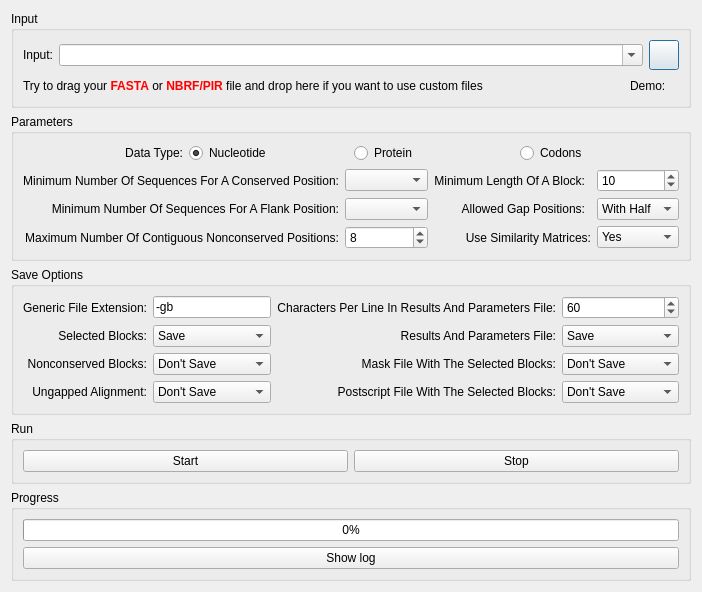
<?xml version="1.0" encoding="UTF-8"?>
<ui version="4.0">
 <class>Gblocks</class>
 <widget class="QDialog" name="Gblocks">
  <property name="geometry">
   <rect>
    <x>0</x>
    <y>0</y>
    <width>702</width>
    <height>546</height>
   </rect>
  </property>
  <property name="windowTitle">
   <string>Gblocks</string>
  </property>
  <layout class="QVBoxLayout" name="verticalLayout">
   <item>
    <widget class="QGroupBox" name="groupBox_4">
     <property name="title">
      <string>Input</string>
     </property>
     <layout class="QGridLayout" name="gridLayout_4">
      <item row="0" column="0">
       <widget class="QLabel" name="label_4">
        <property name="text">
         <string>Input:</string>
        </property>
       </widget>
      </item>
      <item row="0" column="1">
       <widget class="ListQCombobox" name="comboBox_4">
        <property name="sizePolicy">
         <sizepolicy hsizetype="Expanding" vsizetype="Fixed">
          <horstretch>0</horstretch>
          <verstretch>0</verstretch>
         </sizepolicy>
        </property>
        <property name="acceptDrops">
         <bool>true</bool>
        </property>
        <property name="editable">
         <bool>true</bool>
        </property>
        <property name="sizeAdjustPolicy">
         <enum>QComboBox::AdjustToMinimumContentsLength</enum>
        </property>
       </widget>
      </item>
      <item row="0" column="2">
       <widget class="QPushButton" name="pushButton_3">
        <property name="sizePolicy">
         <sizepolicy hsizetype="Fixed" vsizetype="Fixed">
          <horstretch>0</horstretch>
          <verstretch>0</verstretch>
         </sizepolicy>
        </property>
        <property name="minimumSize">
         <size>
          <width>30</width>
          <height>30</height>
         </size>
        </property>
        <property name="maximumSize">
         <size>
          <width>30</width>
          <height>30</height>
         </size>
        </property>
        <property name="styleSheet">
         <string notr="true"/>
        </property>
        <property name="text">
         <string/>
        </property>
       </widget>
      </item>
      <item row="1" column="0" colspan="3">
       <layout class="QHBoxLayout" name="horizontalLayout_2">
        <item>
         <widget class="QLabel" name="label_5">
          <property name="text">
           <string>&lt;html&gt;&lt;head/&gt;&lt;body&gt;&lt;p&gt;Try to drag your &lt;span style=&quot; font-weight:600; color:#ff0000;&quot;&gt;FASTA&lt;/span&gt; or &lt;span style=&quot; font-weight:600; color:#ff0000;&quot;&gt;NBRF/PIR&lt;/span&gt; file and drop here if you want to use custom files&lt;/p&gt;&lt;/body&gt;&lt;/html&gt;</string>
          </property>
         </widget>
        </item>
        <item>
         <spacer name="horizontalSpacer">
          <property name="orientation">
           <enum>Qt::Horizontal</enum>
          </property>
          <property name="sizeHint" stdset="0">
           <size>
            <width>40</width>
            <height>20</height>
           </size>
          </property>
         </spacer>
        </item>
        <item>
         <widget class="QLabel" name="label_8">
          <property name="text">
           <string>Demo:</string>
          </property>
         </widget>
        </item>
        <item>
         <widget class="ClickedLableGif" name="label_7">
          <property name="toolTip">
           <string>Brief example</string>
          </property>
          <property name="text">
           <string/>
          </property>
         </widget>
        </item>
       </layout>
      </item>
     </layout>
    </widget>
   </item>
   <item>
    <widget class="QGroupBox" name="groupBox">
     <property name="title">
      <string>Parameters</string>
     </property>
     <layout class="QGridLayout" name="gridLayout">
      <item row="1" column="0">
       <widget class="QLabel" name="label_11">
        <property name="text">
         <string>Minimum Number Of Sequences For A Conserved Position:</string>
        </property>
        <property name="alignment">
         <set>Qt::AlignRight|Qt::AlignTrailing|Qt::AlignVCenter</set>
        </property>
       </widget>
      </item>
      <item row="1" column="1">
       <widget class="QComboBox" name="comboBox_10">
        <property name="sizePolicy">
         <sizepolicy hsizetype="Expanding" vsizetype="Fixed">
          <horstretch>0</horstretch>
          <verstretch>0</verstretch>
         </sizepolicy>
        </property>
       </widget>
      </item>
      <item row="1" column="4">
       <widget class="QSpinBox" name="spinBox_3">
        <property name="minimum">
         <number>2</number>
        </property>
        <property name="maximum">
         <number>999</number>
        </property>
        <property name="value">
         <number>10</number>
        </property>
       </widget>
      </item>
      <item row="2" column="0">
       <widget class="QLabel" name="label_2">
        <property name="text">
         <string>Minimum Number Of Sequences For A Flank Position:</string>
        </property>
        <property name="alignment">
         <set>Qt::AlignRight|Qt::AlignTrailing|Qt::AlignVCenter</set>
        </property>
       </widget>
      </item>
      <item row="2" column="1">
       <widget class="QComboBox" name="comboBox_2">
        <property name="sizePolicy">
         <sizepolicy hsizetype="Expanding" vsizetype="Fixed">
          <horstretch>0</horstretch>
          <verstretch>0</verstretch>
         </sizepolicy>
        </property>
       </widget>
      </item>
      <item row="2" column="2">
       <widget class="QLabel" name="label_12">
        <property name="text">
         <string>Allowed Gap Positions:</string>
        </property>
        <property name="alignment">
         <set>Qt::AlignRight|Qt::AlignTrailing|Qt::AlignVCenter</set>
        </property>
       </widget>
      </item>
      <item row="3" column="0">
       <widget class="QLabel" name="label_3">
        <property name="text">
         <string>Maximum Number Of Contiguous Nonconserved Positions:</string>
        </property>
        <property name="alignment">
         <set>Qt::AlignRight|Qt::AlignTrailing|Qt::AlignVCenter</set>
        </property>
       </widget>
      </item>
      <item row="3" column="1">
       <widget class="QSpinBox" name="spinBox_2">
        <property name="maximum">
         <number>999</number>
        </property>
        <property name="value">
         <number>8</number>
        </property>
       </widget>
      </item>
      <item row="3" column="2" colspan="2">
       <widget class="QLabel" name="label_22">
        <property name="text">
         <string>Use Similarity Matrices:</string>
        </property>
        <property name="alignment">
         <set>Qt::AlignRight|Qt::AlignTrailing|Qt::AlignVCenter</set>
        </property>
       </widget>
      </item>
      <item row="3" column="4">
       <widget class="QComboBox" name="comboBox_13">
        <property name="sizePolicy">
         <sizepolicy hsizetype="Expanding" vsizetype="Fixed">
          <horstretch>0</horstretch>
          <verstretch>0</verstretch>
         </sizepolicy>
        </property>
        <item>
         <property name="text">
          <string>Yes</string>
         </property>
        </item>
        <item>
         <property name="text">
          <string>No</string>
         </property>
        </item>
       </widget>
      </item>
      <item row="0" column="0" colspan="5">
       <layout class="QHBoxLayout" name="horizontalLayout">
        <item>
         <widget class="QLabel" name="label_13">
          <property name="text">
           <string>Data Type:</string>
          </property>
          <property name="alignment">
           <set>Qt::AlignRight|Qt::AlignTrailing|Qt::AlignVCenter</set>
          </property>
         </widget>
        </item>
        <item>
         <widget class="QRadioButton" name="radioButton">
          <property name="text">
           <string>Nucleotide</string>
          </property>
          <property name="checked">
           <bool>true</bool>
          </property>
         </widget>
        </item>
        <item>
         <widget class="QRadioButton" name="radioButton_2">
          <property name="text">
           <string>Protein</string>
          </property>
         </widget>
        </item>
        <item>
         <widget class="QRadioButton" name="radioButton_3">
          <property name="text">
           <string>Codons</string>
          </property>
         </widget>
        </item>
       </layout>
      </item>
      <item row="2" column="4">
       <widget class="QComboBox" name="comboBox_5">
        <property name="sizePolicy">
         <sizepolicy hsizetype="Expanding" vsizetype="Fixed">
          <horstretch>0</horstretch>
          <verstretch>0</verstretch>
         </sizepolicy>
        </property>
        <item>
         <property name="text">
          <string>With Half</string>
         </property>
        </item>
        <item>
         <property name="text">
          <string>All</string>
         </property>
        </item>
        <item>
         <property name="text">
          <string>None</string>
         </property>
        </item>
       </widget>
      </item>
      <item row="1" column="2">
       <widget class="QLabel" name="label_6">
        <property name="text">
         <string>Minimum Length Of A Block:</string>
        </property>
        <property name="alignment">
         <set>Qt::AlignRight|Qt::AlignTrailing|Qt::AlignVCenter</set>
        </property>
       </widget>
      </item>
     </layout>
     <zorder>label_12</zorder>
     <zorder>comboBox_10</zorder>
     <zorder>comboBox_5</zorder>
     <zorder>label_3</zorder>
     <zorder>comboBox_2</zorder>
     <zorder>label_11</zorder>
     <zorder>label_2</zorder>
     <zorder>spinBox_2</zorder>
     <zorder>label_22</zorder>
     <zorder>comboBox_13</zorder>
     <zorder>spinBox_3</zorder>
     <zorder>label_6</zorder>
    </widget>
   </item>
   <item>
    <widget class="QGroupBox" name="groupBox_2">
     <property name="title">
      <string>Save Options</string>
     </property>
     <layout class="QGridLayout" name="gridLayout_2">
      <item row="0" column="0">
       <widget class="QLabel" name="label_18">
        <property name="text">
         <string>Generic File Extension:</string>
        </property>
        <property name="alignment">
         <set>Qt::AlignRight|Qt::AlignTrailing|Qt::AlignVCenter</set>
        </property>
       </widget>
      </item>
      <item row="0" column="1">
       <widget class="QLineEdit" name="lineEdit_3">
        <property name="text">
         <string>-gb</string>
        </property>
        <property name="readOnly">
         <bool>true</bool>
        </property>
       </widget>
      </item>
      <item row="0" column="2">
       <widget class="QLabel" name="label_19">
        <property name="text">
         <string>Characters Per Line In Results And Parameters File:</string>
        </property>
        <property name="alignment">
         <set>Qt::AlignRight|Qt::AlignTrailing|Qt::AlignVCenter</set>
        </property>
       </widget>
      </item>
      <item row="0" column="3">
       <widget class="QSpinBox" name="spinBox">
        <property name="sizePolicy">
         <sizepolicy hsizetype="Expanding" vsizetype="Fixed">
          <horstretch>0</horstretch>
          <verstretch>0</verstretch>
         </sizepolicy>
        </property>
        <property name="minimum">
         <number>50</number>
        </property>
        <property name="maximum">
         <number>500</number>
        </property>
        <property name="value">
         <number>60</number>
        </property>
       </widget>
      </item>
      <item row="1" column="0">
       <widget class="QLabel" name="label_14">
        <property name="text">
         <string>Selected Blocks:</string>
        </property>
        <property name="alignment">
         <set>Qt::AlignRight|Qt::AlignTrailing|Qt::AlignVCenter</set>
        </property>
       </widget>
      </item>
      <item row="1" column="1">
       <widget class="QComboBox" name="comboBox_6">
        <property name="sizePolicy">
         <sizepolicy hsizetype="Expanding" vsizetype="Fixed">
          <horstretch>0</horstretch>
          <verstretch>0</verstretch>
         </sizepolicy>
        </property>
        <item>
         <property name="text">
          <string>Save</string>
         </property>
        </item>
        <item>
         <property name="text">
          <string>Don't Save</string>
         </property>
        </item>
       </widget>
      </item>
      <item row="1" column="2">
       <widget class="QLabel" name="label_21">
        <property name="text">
         <string>Results And Parameters File:</string>
        </property>
        <property name="alignment">
         <set>Qt::AlignRight|Qt::AlignTrailing|Qt::AlignVCenter</set>
        </property>
       </widget>
      </item>
      <item row="1" column="3">
       <widget class="QComboBox" name="comboBox_12">
        <property name="sizePolicy">
         <sizepolicy hsizetype="Expanding" vsizetype="Fixed">
          <horstretch>0</horstretch>
          <verstretch>0</verstretch>
         </sizepolicy>
        </property>
        <item>
         <property name="text">
          <string>Save</string>
         </property>
        </item>
        <item>
         <property name="text">
          <string>Save Text</string>
         </property>
        </item>
        <item>
         <property name="text">
          <string>Save Short</string>
         </property>
        </item>
        <item>
         <property name="text">
          <string>Don't Save</string>
         </property>
        </item>
       </widget>
      </item>
      <item row="2" column="0">
       <widget class="QLabel" name="label_15">
        <property name="text">
         <string>Nonconserved Blocks:</string>
        </property>
        <property name="alignment">
         <set>Qt::AlignRight|Qt::AlignTrailing|Qt::AlignVCenter</set>
        </property>
       </widget>
      </item>
      <item row="2" column="1">
       <widget class="QComboBox" name="comboBox_7">
        <property name="sizePolicy">
         <sizepolicy hsizetype="Expanding" vsizetype="Fixed">
          <horstretch>0</horstretch>
          <verstretch>0</verstretch>
         </sizepolicy>
        </property>
        <item>
         <property name="text">
          <string>Don't Save</string>
         </property>
        </item>
        <item>
         <property name="text">
          <string>Save</string>
         </property>
        </item>
       </widget>
      </item>
      <item row="2" column="2">
       <widget class="QLabel" name="label_17">
        <property name="text">
         <string>Mask File With The Selected Blocks:</string>
        </property>
        <property name="alignment">
         <set>Qt::AlignRight|Qt::AlignTrailing|Qt::AlignVCenter</set>
        </property>
       </widget>
      </item>
      <item row="2" column="3">
       <widget class="QComboBox" name="comboBox_11">
        <property name="sizePolicy">
         <sizepolicy hsizetype="Expanding" vsizetype="Fixed">
          <horstretch>0</horstretch>
          <verstretch>0</verstretch>
         </sizepolicy>
        </property>
        <item>
         <property name="text">
          <string>Don't Save</string>
         </property>
        </item>
        <item>
         <property name="text">
          <string>Save</string>
         </property>
        </item>
       </widget>
      </item>
      <item row="3" column="0">
       <widget class="QLabel" name="label_16">
        <property name="text">
         <string>Ungapped Alignment:</string>
        </property>
        <property name="alignment">
         <set>Qt::AlignRight|Qt::AlignTrailing|Qt::AlignVCenter</set>
        </property>
       </widget>
      </item>
      <item row="3" column="1">
       <widget class="QComboBox" name="comboBox_8">
        <property name="sizePolicy">
         <sizepolicy hsizetype="Expanding" vsizetype="Fixed">
          <horstretch>0</horstretch>
          <verstretch>0</verstretch>
         </sizepolicy>
        </property>
        <item>
         <property name="text">
          <string>Don't Save</string>
         </property>
        </item>
        <item>
         <property name="text">
          <string>Save</string>
         </property>
        </item>
       </widget>
      </item>
      <item row="3" column="2">
       <widget class="QLabel" name="label_20">
        <property name="text">
         <string>Postscript File With The Selected Blocks:</string>
        </property>
        <property name="alignment">
         <set>Qt::AlignRight|Qt::AlignTrailing|Qt::AlignVCenter</set>
        </property>
       </widget>
      </item>
      <item row="3" column="3">
       <widget class="QComboBox" name="comboBox_9">
        <property name="sizePolicy">
         <sizepolicy hsizetype="Expanding" vsizetype="Fixed">
          <horstretch>0</horstretch>
          <verstretch>0</verstretch>
         </sizepolicy>
        </property>
        <item>
         <property name="text">
          <string>Don't Save</string>
         </property>
        </item>
        <item>
         <property name="text">
          <string>Save</string>
         </property>
        </item>
       </widget>
      </item>
     </layout>
    </widget>
   </item>
   <item>
    <widget class="QGroupBox" name="groupBox_3">
     <property name="title">
      <string>Run</string>
     </property>
     <layout class="QGridLayout" name="gridLayout_3" columnstretch="1,1">
      <item row="0" column="0">
       <widget class="ArrowPushButton" name="pushButton">
        <property name="text">
         <string>Start</string>
        </property>
        <property name="icon">
         <iconset resource="../myRes.qrc">
          <normaloff>:/picture/resourses/if_start_60207.png</normaloff>:/picture/resourses/if_start_60207.png</iconset>
        </property>
       </widget>
      </item>
      <item row="0" column="1">
       <widget class="QPushButton" name="pushButton_2">
        <property name="text">
         <string>Stop</string>
        </property>
        <property name="icon">
         <iconset resource="../myRes.qrc">
          <normaloff>:/picture/resourses/if_Delete_1493279.png</normaloff>:/picture/resourses/if_Delete_1493279.png</iconset>
        </property>
       </widget>
      </item>
     </layout>
    </widget>
   </item>
   <item>
    <widget class="QGroupBox" name="groupBox_6">
     <property name="title">
      <string>Progress</string>
     </property>
     <layout class="QGridLayout" name="gridLayout_7">
      <item row="0" column="0">
       <widget class="QProgressBar" name="progressBar">
        <property name="value">
         <number>0</number>
        </property>
       </widget>
      </item>
      <item row="1" column="0">
       <widget class="QPushButton" name="pushButton_9">
        <property name="text">
         <string>Show log</string>
        </property>
        <property name="icon">
         <iconset resource="../myRes.qrc">
          <normaloff>:/picture/resourses/Eye_Care_Services-512.png</normaloff>:/picture/resourses/Eye_Care_Services-512.png</iconset>
        </property>
       </widget>
      </item>
     </layout>
    </widget>
   </item>
  </layout>
 </widget>
 <customwidgets>
  <customwidget>
   <class>ListQCombobox</class>
   <extends>QComboBox</extends>
   <header>src.CustomWidget.h</header>
  </customwidget>
  <customwidget>
   <class>ArrowPushButton</class>
   <extends>QPushButton</extends>
   <header>src.CustomWidget.h</header>
  </customwidget>
  <customwidget>
   <class>ClickedLableGif</class>
   <extends>QLabel</extends>
   <header>src.CustomWidget.h</header>
  </customwidget>
 </customwidgets>
 <tabstops>
  <tabstop>radioButton</tabstop>
  <tabstop>pushButton_3</tabstop>
  <tabstop>spinBox_3</tabstop>
  <tabstop>comboBox_4</tabstop>
  <tabstop>comboBox_2</tabstop>
  <tabstop>comboBox_5</tabstop>
  <tabstop>comboBox_13</tabstop>
  <tabstop>comboBox_10</tabstop>
  <tabstop>pushButton</tabstop>
  <tabstop>pushButton_2</tabstop>
  <tabstop>pushButton_9</tabstop>
  <tabstop>spinBox_2</tabstop>
  <tabstop>radioButton_2</tabstop>
  <tabstop>radioButton_3</tabstop>
  <tabstop>lineEdit_3</tabstop>
  <tabstop>comboBox_6</tabstop>
  <tabstop>comboBox_7</tabstop>
  <tabstop>comboBox_8</tabstop>
  <tabstop>comboBox_11</tabstop>
  <tabstop>spinBox</tabstop>
  <tabstop>comboBox_12</tabstop>
  <tabstop>comboBox_9</tabstop>
 </tabstops>
 <resources>
  <include location="../myRes.qrc"/>
 </resources>
 <connections>
  <connection>
   <sender>radioButton_2</sender>
   <signal>toggled(bool)</signal>
   <receiver>comboBox_13</receiver>
   <slot>setEnabled(bool)</slot>
   <hints>
    <hint type="sourcelabel">
     <x>353</x>
     <y>139</y>
    </hint>
    <hint type="destinationlabel">
     <x>397</x>
     <y>295</y>
    </hint>
   </hints>
  </connection>
  <connection>
   <sender>radioButton_3</sender>
   <signal>toggled(bool)</signal>
   <receiver>comboBox_13</receiver>
   <slot>setDisabled(bool)</slot>
   <hints>
    <hint type="sourcelabel">
     <x>519</x>
     <y>145</y>
    </hint>
    <hint type="destinationlabel">
     <x>479</x>
     <y>303</y>
    </hint>
   </hints>
  </connection>
  <connection>
   <sender>radioButton</sender>
   <signal>toggled(bool)</signal>
   <receiver>comboBox_13</receiver>
   <slot>setDisabled(bool)</slot>
   <hints>
    <hint type="sourcelabel">
     <x>216</x>
     <y>142</y>
    </hint>
    <hint type="destinationlabel">
     <x>365</x>
     <y>301</y>
    </hint>
   </hints>
  </connection>
 </connections>
</ui>
